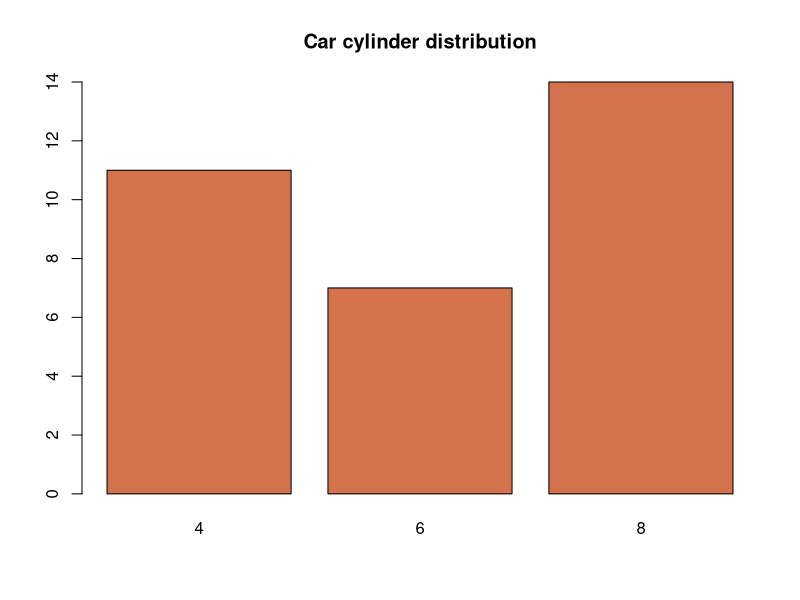

Here is the R script that generated this plot:
## ---- chunk 1
mycars <- within(mtcars, { cyl <- ordered(cyl) })
## ---- chunk 2
cyls <- table(mycars$cyl)
barplot(cyls, main = "Car cylinder distribution", col = "#d4724e")
